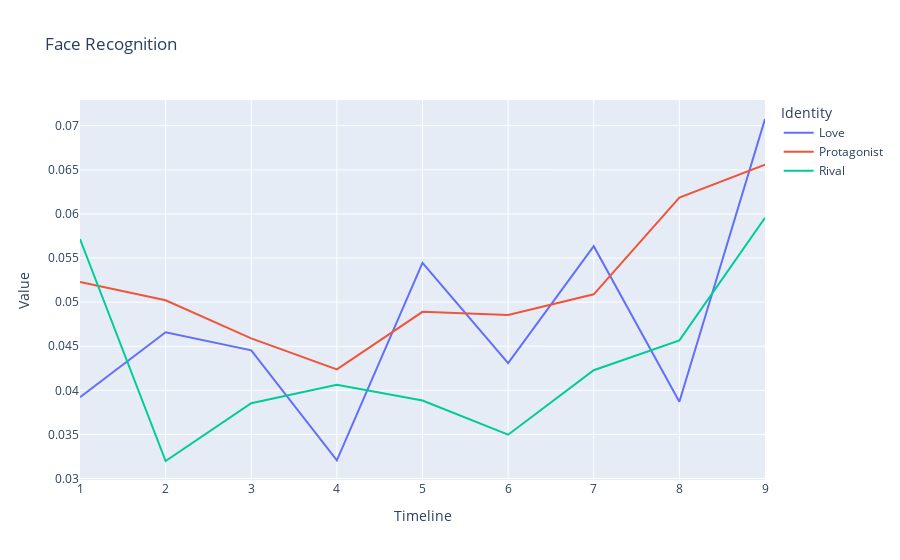

The cell this chart's notebook holds for it:
### Markdown cell above
### CHUNKED FACE BOX SIZE (AVERAGE OR TOTAL)
[DEPRECATED]

### Code cell
CHUNKING = 9

# User plotly to visualize something

import plotly.express as px
import pandas as pd

# Load all csv files in csv/
import glob
import os

csv_files = glob.glob("csv/*.csv")
# Convert all entries to structured data with attribute 0 as frame number, 1 as Face Box, and 5 as Identity
# Skip first two lines of each file
# Skip rows where Identity is N/A

USE_AVERAGE = True

USE_GENERAL_NAMES = True
USE_GENDER_NAMES = False
IGNORE_MINOR_CHARACTERS = True

FILM_FRAME_TOTALS = {
	"Cliff": 2097,
	"Our Village": 2377,
	"Diary of Nurse": 2297,
	"Sabrina": 2751,
	"The Man from Laramie": 2477,
	"Human Desire": 2200,
	"Chikamatsu Story": 2460,
	"Black River": 2552,
	"Duel in the Sun": 3207,
	"Gilda": 2652,
	"Jigoku Mon": 2151,
	"Kurutta Kajitsu": 2076,
	"Notorious": 2433,
	"Oklahoma": 3577,
	"Vikings": 2740,
	"Waves of Life": 2465
}

RIVALS = ["Keming", "Professor Yuan", "Haoru", "David", "Vic", "Carl", "Ishun", "Hitokiri Joe", "Natsuhisa", "Bo Kang", "Wataru", "Jud", "Alex Sebastian", "Ballin", "Einar", "Jesse"]
MALES = ["Zhanwu", "Fan Jun", "Changping", "Linus", "Will", "Jeff", "Mohei", "Nishida", "Haruji", "Jin Zhang", "Moritoo", "Curly", "Devlin", "Johnny", "Eric", "Lewt"]
LADIES = ["Shuzhen", "Fang Qing", "Suhua", "Sabrina", "Barbara", "Vicki", "Osan", "Shizuko", "Eri", "Ye Suping", "Kesa", "Laurey", "Alicia", "Gilda", "Morgana", "Pearl"]

PROTAGONISTS = ["Zhanwu", "Fang Qing", "Suhua", "Sabrina", "Will", "Jeff", "Mohei", "Nishida", "Haruji", "Jin Zhang", "Moritoo", "Curly", "Alicia", "Johnny", "Eric", "Pearl"]
LOVES = ["Shuzhen", "Fan Jun", "Changping", "Linus", "Barbara", "Vicki", "Osan", "Shizuko", "Eri", "Ye Suping", "Kesa", "Laurey", "Devlin", "Gilda", "Morgana", "Lewt"]

def find_section(range_start, range_end, num_sections, value):
    """
    Given a range [range_start, range_end], this function splits it into
    num_sections and returns which section (1-based index) the value falls into.

    :param range_start: The start of the range (inclusive).
    :param range_end: The end of the range (inclusive).
    :param num_sections: Number of sections to divide the range into.
    :param value: The value for which we want to determine the section index.
    :return: The section index (1-based) where the value fits.
    """
    # Handle edge cases, e.g., if value < range_start or value > range_end
    if value <= range_start:
        return 1
    if value >= range_end:
        return num_sections

    # Compute the size of each section
    section_size = (range_end - range_start) / num_sections

    # Determine which section the value falls into using integer division
    section_index = int((value - range_start) // section_size) + 1

    # Make sure the section index doesn't exceed num_sections
    if section_index > num_sections:
        section_index = num_sections

    return section_index

def get_name(name):
	if USE_GENDER_NAMES:
		if name in MALES:
			name = "Male"
		elif name in LADIES:
			name = "Female"
	else:
		if name in PROTAGONISTS:
			name = "Protagonist"
		elif name in LOVES:
			name = "Love"
	return name

data = []
chunks = []
chunkcounts = []
for i in range(CHUNKING + 1):
	chunks.append({})
	chunkcounts.append({})

for file in csv_files:
	with open(file) as f:
		lines = f.readlines()[2:]
		for line in lines:
			line = line.split(",")
			if line[5] != "\"N/A\"":
				# Att 3 is frame numbder / film's total frames (the film is the name of the current csv file)
				total = FILM_FRAME_TOTALS[os.path.basename(file)[:-4]]
				frame = int(line[0][1:][:-1])
				name = line[5][1:][:-1]
				face_box_text = line[1][1:][:-1][1:][:-1]
				face_box = [float(x) for x in face_box_text.split("\， ")]
				face_box_height = face_box[3]# - face_box[1]
				face_box_width = face_box[2]# - face_box[0]
				if USE_GENERAL_NAMES:
					if name in RIVALS:
						name = "Rival"
					name = get_name(name)
				if IGNORE_MINOR_CHARACTERS:
					if USE_GENERAL_NAMES:
						if name not in ["Rival", "Protagonist", "Female", "Male", "Love"]:
							continue
					else:
						if name not in RIVALS:
							if name not in PROTAGONISTS:
								if name not in LOVES:
									continue
				time = find_section(0, total, CHUNKING, frame)
				# the chunk array time participant is a dictionary of the participants in that chunk
				if name not in chunks[time]:
					chunks[time][name] = 0
					chunkcounts[time][name] = 0
				chunks[time][name] += face_box_height * face_box_width
				chunkcounts[time][name] += 1
				#data.append([frame, line[1], name, time])

for i in range(CHUNKING + 1):
	for name in chunks[i]:
		if USE_AVERAGE:
			chunks[i][name] /= chunkcounts[i][name]
		data.append([i, name, chunks[i][name]])

df = pd.DataFrame(data, columns=["Timeline", "Identity", "Value"])
df["Identity"] = df["Identity"].astype(str)
df["Identity"] = df["Identity"].apply(lambda x: x.split(" ")[0])

# Create a scatter plot of the data
fig = px.line(df, x="Timeline", y="Value", color="Identity", title="Face Recognition")
fig.show()

### Figure 1 — Plotly figure (JSON) as saved in the notebook; plotly's stock layout.template omitted (floating-point values rounded to 4 significant figures)
{"data": [{"hovertemplate": "Identity=Love<br>Timeline=%{x}<br>Value=%{y}<extra></extra>", "legendgroup": "Love", "line": {"color": "#636efa", "dash": "solid"}, "marker": {"symbol": "circle"}, "mode": "lines", "name": "Love", "orientation": "v", "showlegend": true, "type": "scatter", "x": [1, 2, 3, 4, 5, 6, 7, 8, 9], "xaxis": "x", "y": [0.03922, 0.04658, 0.04453, 0.03206, 0.05444, 0.04308, 0.05634, 0.0387, 0.07077], "yaxis": "y"}, {"hovertemplate": "Identity=Protagonist<br>Timeline=%{x}<br>Value=%{y}<extra></extra>", "legendgroup": "Protagonist", "line": {"color": "#EF553B", "dash": "solid"}, "marker": {"symbol": "circle"}, "mode": "lines", "name": "Protagonist", "orientation": "v", "showlegend": true, "type": "scatter", "x": [1, 2, 3, 4, 5, 6, 7, 8, 9], "xaxis": "x", "y": [0.05229, 0.05021, 0.04588, 0.04237, 0.0489, 0.04854, 0.05089, 0.06186, 0.0656], "yaxis": "y"}, {"hovertemplate": "Identity=Rival<br>Timeline=%{x}<br>Value=%{y}<extra></extra>", "legendgroup": "Rival", "line": {"color": "#00cc96", "dash": "solid"}, "marker": {"symbol": "circle"}, "mode": "lines", "name": "Rival", "orientation": "v", "showlegend": true, "type": "scatter", "x": [1, 2, 3, 4, 5, 6, 7, 8, 9], "xaxis": "x", "y": [0.05715, 0.03198, 0.03853, 0.04062, 0.03885, 0.03497, 0.04228, 0.04567, 0.05956], "yaxis": "y"}], "layout": {"legend": {"title": {"text": "Identity"}, "tracegroupgap": 0}, "title": {"text": "Face Recognition"}, "xaxis": {"anchor": "y", "domain": [0, 1], "title": {"text": "Timeline"}}, "yaxis": {"anchor": "x", "domain": [0, 1], "title": {"text": "Value"}}}}
